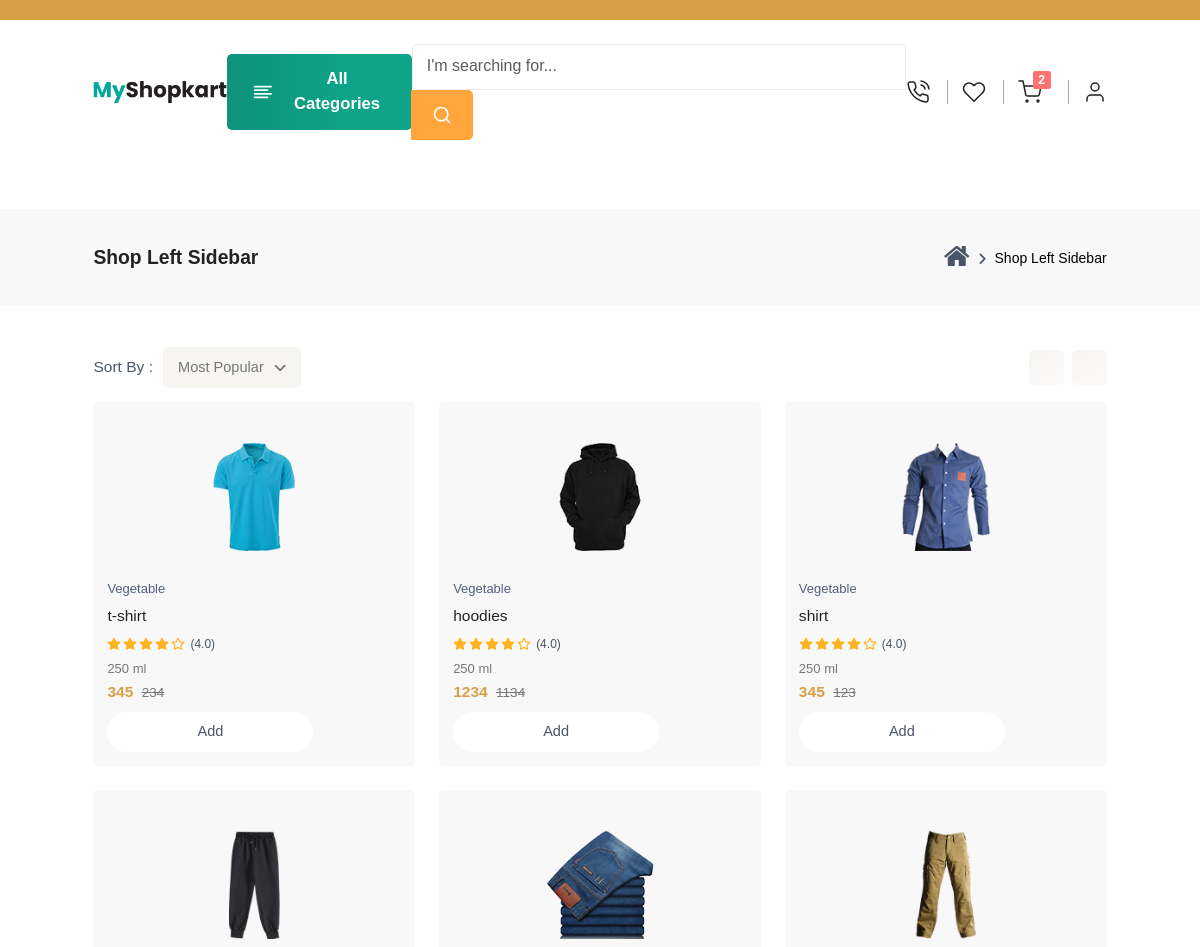
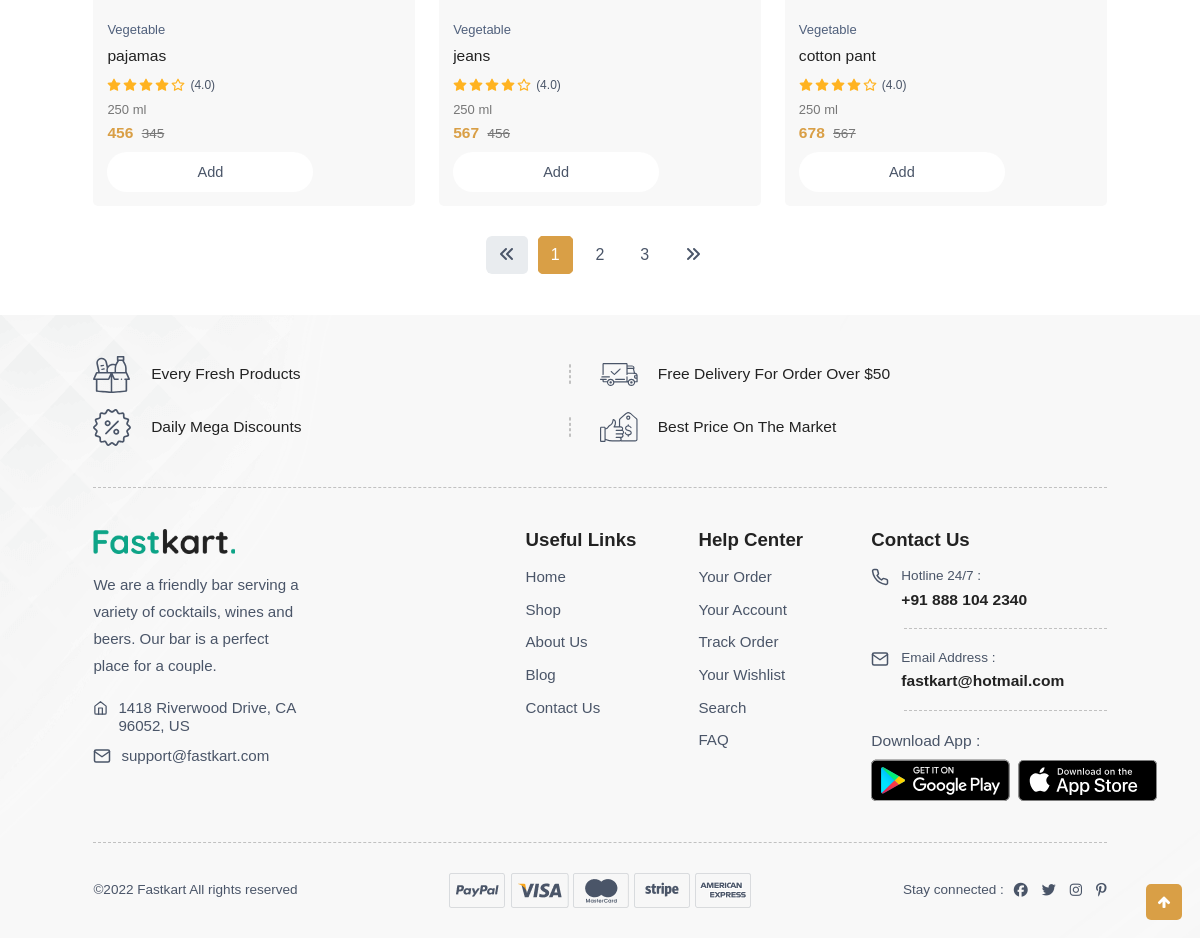
/shop/1, run on the app's committed database (2 pictures, top to bottom).
### user/models.py (models this page shows, shortened)
class Product(models.Model):
    product = models.CharField(max_length = 150)
    image = VersatileImageField(upload_to="products/", null=True)
    sub_image1 = VersatileImageField(upload_to="products/", null=True)
    sub_image2 = VersatileImageField(upload_to="products/", null=True)
    sub_image3 = VersatileImageField(upload_to="products/", null=True)
    subcategory = models.ForeignKey(SubCategory, on_delete=models.CASCADE)
    price = models.IntegerField()
    offer_price = models.IntegerField(null = True)
    description = models.CharField(max_length = 250)
    is_top_save_today= models.BooleanField(default = False)
    is_best_seller = models.BooleanField(default = False)

### user/views.py (the view)
# urls.py: path("shop/<int:id>", views.shop, name="shop"),
def shop(request,id):
    category = Category.objects.get(id=id)
    subcategory = SubCategory.objects.filter(id=id)
    context = {
        "category":category,
        "subcategory":subcategory
    }
    return render(request, "web/shop-left-sidebar.html", context)

### templates/web/shop-left-sidebar.html (shortened to what this page needs)
{% extends 'web/partials/base.html' %}
{% load static %}
{% block content %}
    <section class="breadscrumb-section pt-0">
        <div class="container-fluid-lg">
            <div class="row">
                <div class="col-12">
                    <div class="breadscrumb-contain">
                        <h2>Shop Left Sidebar</h2>
                        <nav>
                            <ol class="breadcrumb mb-0">
                                <li class="breadcrumb-item">
                                    <a href="index.html">
                                        <i class="fa fa-2x fa-solid fa-house"></i>
                                    </a>
                                </li>
                                <li class="breadcrumb-item active" aria-current="page">Shop Left Sidebar</li>
                            </ol>
                        </nav>
                    </div>
                </div>
            </div>
        </div>
    </section>
    <section class="section-b-space shop-section ">
        <div class="container-fluid-lg">
            <div class="row">
                <div class="col-custome-12">
                    <div class="show-button">
                        <div class="top-filter-menu">
                            <div class="category-dropdown">
                                <h5 class="text-content">Sort By :</h5>
                                <div class="dropdown">
                                    <button class="dropdown-toggle" type="button" id="dropdownMenuButton1"
                                        data-bs-toggle="dropdown">
                                        <span>Most Popular</span> <i class="fa-solid fa-angle-down"></i>
                                    </button>
                                </div>
                            </div>
                            <div class="grid-option d-none d-md-block">
                                <ul>
                                    <li class="three-grid">
                                        <a href="javascript:void(0)">
                                        </a>
                                    </li>
                                    <li class="list-btn">
                                        <a href="javascript:void(0)">
                                        </a>
                                    </li>
                                </ul>
                            </div>
                        </div>
                    </div>
                    <div
                        class="row g-sm-4 g-3 row-cols-xxl-4 row-cols-xl-3 row-cols-lg-2 row-cols-md-3 row-cols-2 product-list-section">
                        {% if category %}
                        {% for sub in category.get_subcategories %}
                        {% for product in sub.get_products %}
                        <div>
                            <div class="product-box-3 h-100 wow fadeInUp">
                                <div class="product-header">
                                    <div class="product-image">
                                        <a href="{% url 'user:product' product.id %}">
                                            <img src={{product.image.url}}
                                                class="img-fluid blur-up lazyload" alt="">
                                        </a>
                                    </div>
                                </div>
                                <div class="product-footer">
                                    <div class="product-detail">
                                        <span class="span-name">Vegetable</span>
                                        <a href="{% url 'user:product' product.id %}">
                                            <h5 class="name">{{product.product}}</h5>
                                        </a>
                                        <div class="product-rating mt-2">
                                            <ul class="rating">
                                                <li>
                                                    <i data-feather="star" class="fill"></i>
                                                </li>
                                                <li>
                                                    <i data-feather="star" class="fill"></i>
                                                </li>
                                                <li>
                                                    <i data-feather="star" class="fill"></i>
                                                </li>
                                                <li>
                                                    <i data-feather="star" class="fill"></i>
                                                </li>
                                                <li>
                                                    <i data-feather="star"></i>
                                                </li>
                                            </ul>
                                            <span>(4.0)</span>
                                        </div>
                                        <h6 class="unit">250 ml</h6>
                                        <h5 class="price"><span class="theme-color">{{product.price}}</span> <del>{{product.offer_price}}</del>
                                        </h5>
                                        <div class="add-to-cart-box bg-white">
                                            <button class="btn btn-add-cart addcart-button">Add
                                            </button>
                                        </div>
                                    </div>
                                </div>
                            </div>
                        </div>
                        {% endfor %}
                        {% endfor %}
                        {% endif %}
                    </div>
                    <nav class="custome-pagination">
                        <ul class="pagination justify-content-center">
                            <li class="page-item disabled">
                                <a class="page-link" href="javascript:void(0)" tabindex="-1" aria-disabled="true">
                                    <i class="fa-solid fa-angles-left"></i>
                                </a>
                            </li>
                            <li class="page-item active">
                                <a class="page-link" href="javascript:void(0)">1</a>
                            </li>
                            <li class="page-item" aria-current="page">
                                <a class="page-link" href="javascript:void(0)">2</a>
                            </li>
                            <li class="page-item">
                                <a class="page-link" href="javascript:void(0)">3</a>
                            </li>
                            <li class="page-item">
                                <a class="page-link" href="javascript:void(0)">
                                    <i class="fa-solid fa-angles-right"></i>
                                </a>
                            </li>
                        </ul>
                    </nav>
                </div>
            </div>
        </div>
    </section>
</html>
{% endblock %}

### data on the page
Product: image (picture), product "t-shirt", price "345", offer_price "234"
Product: image (picture), product "hoodies", price "1234", offer_price "1134"
Product: image (picture), product "shirt", price "345", offer_price "123"
Product: image (picture), product "pajamas", price "456", offer_price "345"
Product: image (picture), product "jeans", price "567", offer_price "456"
Product: image (picture), product "cotton pant", price "678", offer_price "567"
